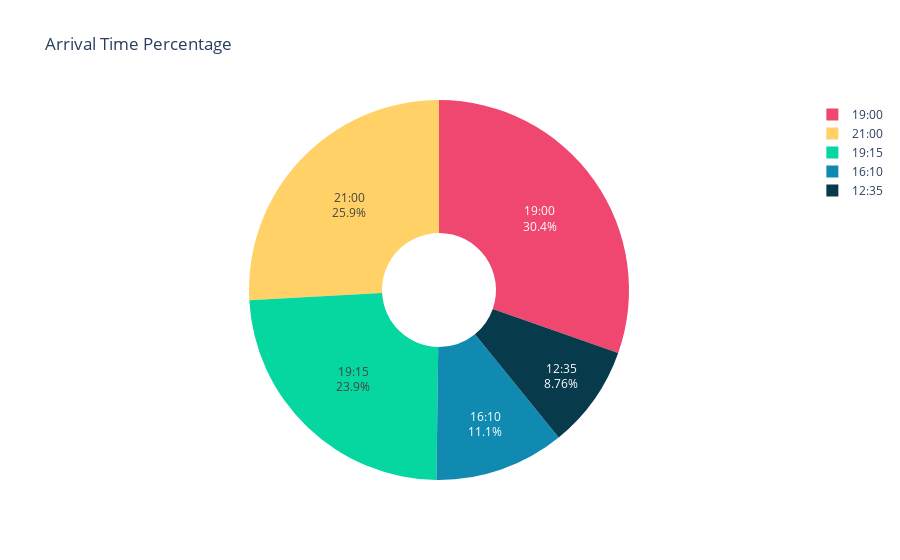
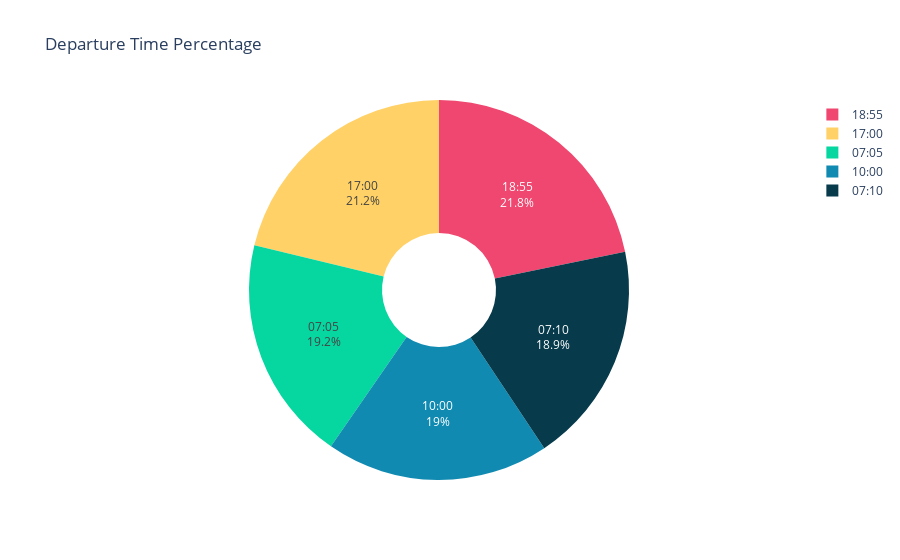

Source (notebook cell) for these figures, in order:
### Code cell
# Count the occurrences of each source and destination city
arrival_time_count = df['Arrival_Time'].value_counts().nlargest(5)
departure_time_count = df['Dep_Time'].value_counts().nlargest(5)

# Pie chart for Source City Percentage
fig1 = go.Figure(go.Pie(
    labels=arrival_time_count.index, 
    values=arrival_time_count.values, 
    textinfo='label+percent',
    hole=0.3,
    marker=dict(colors=colors_hex)
))

fig1.update_layout(
    title="Arrival Time Percentage"
)
fig1.show()

fig2 = go.Figure(go.Pie(
    labels=departure_time_count.index, 
    values=departure_time_count.values, 
    textinfo='label+percent',
    hole=0.3,
    marker=dict(colors=colors_hex)
))
fig2.update_layout(
    title="Departure Time Percentage"
)
fig2.show()

### Figure 1 — Plotly figure (JSON) as saved in the notebook; plotly's stock layout.template omitted (floating-point values rounded to 4 significant figures)
{"data": [{"hole": 0.3, "labels": ["19:00", "21:00", "19:15", "16:10", "12:35"], "marker": {"colors": ["#ef476f", "#ffd166", "#06d6a0", "#118ab2", "#073b4c", "#504746"]}, "textinfo": "label+percent", "type": "pie", "values": [423, 360, 333, 154, 122]}], "layout": {"title": {"text": "Arrival Time Percentage"}}}

### Figure 2 — Plotly figure (JSON) as saved in the notebook; plotly's stock layout.template omitted (floating-point values rounded to 4 significant figures)
{"data": [{"hole": 0.3, "labels": ["18:55", "17:00", "07:05", "10:00", "07:10"], "marker": {"colors": ["#ef476f", "#ffd166", "#06d6a0", "#118ab2", "#073b4c", "#504746"]}, "textinfo": "label+percent", "type": "pie", "values": [233, 227, 205, 203, 202]}], "layout": {"title": {"text": "Departure Time Percentage"}}}
